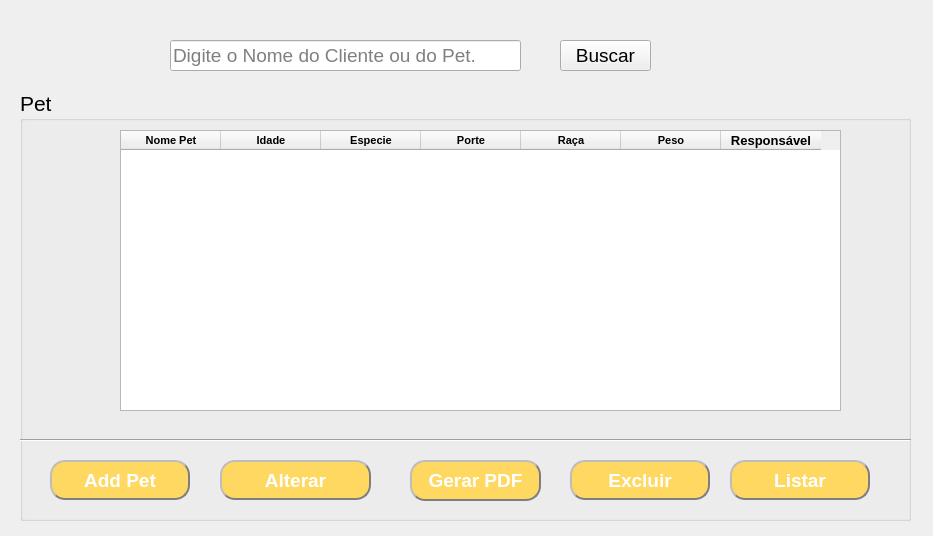
<?xml version="1.0" encoding="UTF-8"?>
<ui version="4.0">
 <class>MainWindow</class>
 <widget class="QMainWindow" name="MainWindow">
  <property name="geometry">
   <rect>
    <x>0</x>
    <y>0</y>
    <width>933</width>
    <height>536</height>
   </rect>
  </property>
  <property name="minimumSize">
   <size>
    <width>933</width>
    <height>536</height>
   </size>
  </property>
  <property name="maximumSize">
   <size>
    <width>933</width>
    <height>536</height>
   </size>
  </property>
  <property name="windowTitle">
   <string>TOTÓ MEU AMIGÃO - PET - CADASTRAR - EDITAR - EXCLUIR - LISTAR</string>
  </property>
  <widget class="QWidget" name="centralwidget">
   <widget class="QPushButton" name="btnListarPets">
    <property name="geometry">
     <rect>
      <x>730</x>
      <y>460</y>
      <width>140</width>
      <height>40</height>
     </rect>
    </property>
    <property name="font">
     <font>
      <pointsize>14</pointsize>
      <weight>75</weight>
      <bold>true</bold>
     </font>
    </property>
    <property name="styleSheet">
     <string notr="true">color: rgb(255, 255, 255);
background-color: rgb(255, 216, 98);
border-style: outset;
border-width: 2px;
border-radius: 15px; 
border-color: rgb(126, 126, 126);</string>
    </property>
    <property name="text">
     <string>Listar</string>
    </property>
   </widget>
   <widget class="QPushButton" name="btnAddPet">
    <property name="geometry">
     <rect>
      <x>50</x>
      <y>460</y>
      <width>140</width>
      <height>40</height>
     </rect>
    </property>
    <property name="font">
     <font>
      <pointsize>14</pointsize>
      <weight>75</weight>
      <bold>true</bold>
     </font>
    </property>
    <property name="styleSheet">
     <string notr="true">color: rgb(255, 255, 255);
background-color: rgb(255, 216, 98);
border-style: outset;
border-width: 2px;
border-radius: 15px; 
border-color: rgb(126, 126, 126);</string>
    </property>
    <property name="text">
     <string>Add Pet</string>
    </property>
   </widget>
   <widget class="QTableWidget" name="tabelaPetGeralporCliente">
    <property name="geometry">
     <rect>
      <x>120</x>
      <y>130</y>
      <width>721</width>
      <height>281</height>
     </rect>
    </property>
    <property name="font">
     <font>
      <pointsize>10</pointsize>
      <weight>75</weight>
      <bold>true</bold>
     </font>
    </property>
    <property name="styleSheet">
     <string notr="true"/>
    </property>
    <column>
     <property name="text">
      <string>Nome Pet</string>
     </property>
     <property name="font">
      <font>
       <pointsize>8</pointsize>
      </font>
     </property>
    </column>
    <column>
     <property name="text">
      <string>Idade</string>
     </property>
     <property name="font">
      <font>
       <pointsize>8</pointsize>
      </font>
     </property>
    </column>
    <column>
     <property name="text">
      <string>Especie</string>
     </property>
     <property name="font">
      <font>
       <pointsize>8</pointsize>
      </font>
     </property>
    </column>
    <column>
     <property name="text">
      <string>Porte</string>
     </property>
     <property name="font">
      <font>
       <pointsize>8</pointsize>
      </font>
     </property>
    </column>
    <column>
     <property name="text">
      <string>Raça</string>
     </property>
     <property name="font">
      <font>
       <pointsize>8</pointsize>
      </font>
     </property>
    </column>
    <column>
     <property name="text">
      <string>Peso</string>
     </property>
     <property name="font">
      <font>
       <pointsize>8</pointsize>
      </font>
     </property>
    </column>
    <column>
     <property name="text">
      <string>Responsável</string>
     </property>
    </column>
   </widget>
   <widget class="QPushButton" name="btnBuscar">
    <property name="geometry">
     <rect>
      <x>560</x>
      <y>40</y>
      <width>91</width>
      <height>31</height>
     </rect>
    </property>
    <property name="font">
     <font>
      <pointsize>14</pointsize>
     </font>
    </property>
    <property name="text">
     <string>Buscar</string>
    </property>
   </widget>
   <widget class="QLineEdit" name="txtNomepet">
    <property name="geometry">
     <rect>
      <x>170</x>
      <y>40</y>
      <width>351</width>
      <height>31</height>
     </rect>
    </property>
    <property name="font">
     <font>
      <pointsize>14</pointsize>
     </font>
    </property>
    <property name="focusPolicy">
     <enum>Qt::StrongFocus</enum>
    </property>
    <property name="placeholderText">
     <string>Digite o Nome do Cliente ou do Pet. </string>
    </property>
   </widget>
   <widget class="QGroupBox" name="groupBox">
    <property name="geometry">
     <rect>
      <x>20</x>
      <y>90</y>
      <width>891</width>
      <height>431</height>
     </rect>
    </property>
    <property name="minimumSize">
     <size>
      <width>891</width>
      <height>0</height>
     </size>
    </property>
    <property name="font">
     <font>
      <pointsize>16</pointsize>
     </font>
    </property>
    <property name="title">
     <string>Pet</string>
    </property>
    <widget class="Line" name="line">
     <property name="geometry">
      <rect>
       <x>0</x>
       <y>340</y>
       <width>891</width>
       <height>20</height>
      </rect>
     </property>
     <property name="orientation">
      <enum>Qt::Horizontal</enum>
     </property>
    </widget>
    <widget class="QPushButton" name="btnExcluirpet">
     <property name="geometry">
      <rect>
       <x>550</x>
       <y>370</y>
       <width>140</width>
       <height>40</height>
      </rect>
     </property>
     <property name="font">
      <font>
       <pointsize>14</pointsize>
       <weight>75</weight>
       <bold>true</bold>
      </font>
     </property>
     <property name="styleSheet">
      <string notr="true">color: rgb(255, 255, 255);
background-color: rgb(255, 216, 98);
border-style: outset;
border-width: 2px;
border-radius: 15px; 
border-color: rgb(126, 126, 126);</string>
     </property>
     <property name="text">
      <string>Excluir</string>
     </property>
    </widget>
    <widget class="QPushButton" name="btnAlterarPet">
     <property name="geometry">
      <rect>
       <x>200</x>
       <y>370</y>
       <width>151</width>
       <height>40</height>
      </rect>
     </property>
     <property name="font">
      <font>
       <pointsize>14</pointsize>
       <weight>75</weight>
       <bold>true</bold>
      </font>
     </property>
     <property name="styleSheet">
      <string notr="true">color: rgb(255, 255, 255);
background-color: rgb(255, 216, 98);
border-style: outset;
border-width: 2px;
border-radius: 15px; 
border-color: rgb(126, 126, 126);</string>
     </property>
     <property name="text">
      <string>Alterar</string>
     </property>
    </widget>
    <widget class="QPushButton" name="btnPdfPet">
     <property name="geometry">
      <rect>
       <x>390</x>
       <y>370</y>
       <width>131</width>
       <height>41</height>
      </rect>
     </property>
     <property name="font">
      <font>
       <pointsize>14</pointsize>
       <weight>75</weight>
       <bold>true</bold>
      </font>
     </property>
     <property name="styleSheet">
      <string notr="true">color: rgb(255, 255, 255);
background-color: rgb(255, 216, 98);
border-style: outset;
border-width: 2px;
border-radius: 15px; 
border-color: rgb(126, 126, 126);</string>
     </property>
     <property name="text">
      <string>Gerar PDF</string>
     </property>
    </widget>
   </widget>
   <zorder>groupBox</zorder>
   <zorder>btnListarPets</zorder>
   <zorder>btnAddPet</zorder>
   <zorder>tabelaPetGeralporCliente</zorder>
   <zorder>btnBuscar</zorder>
   <zorder>txtNomepet</zorder>
  </widget>
 </widget>
 <tabstops>
  <tabstop>txtNomepet</tabstop>
  <tabstop>btnBuscar</tabstop>
  <tabstop>tabelaPetGeralporCliente</tabstop>
  <tabstop>btnExcluirpet</tabstop>
  <tabstop>btnAlterarPet</tabstop>
  <tabstop>btnListarPets</tabstop>
  <tabstop>btnPdfPet</tabstop>
  <tabstop>btnAddPet</tabstop>
 </tabstops>
 <resources/>
 <connections/>
</ui>
